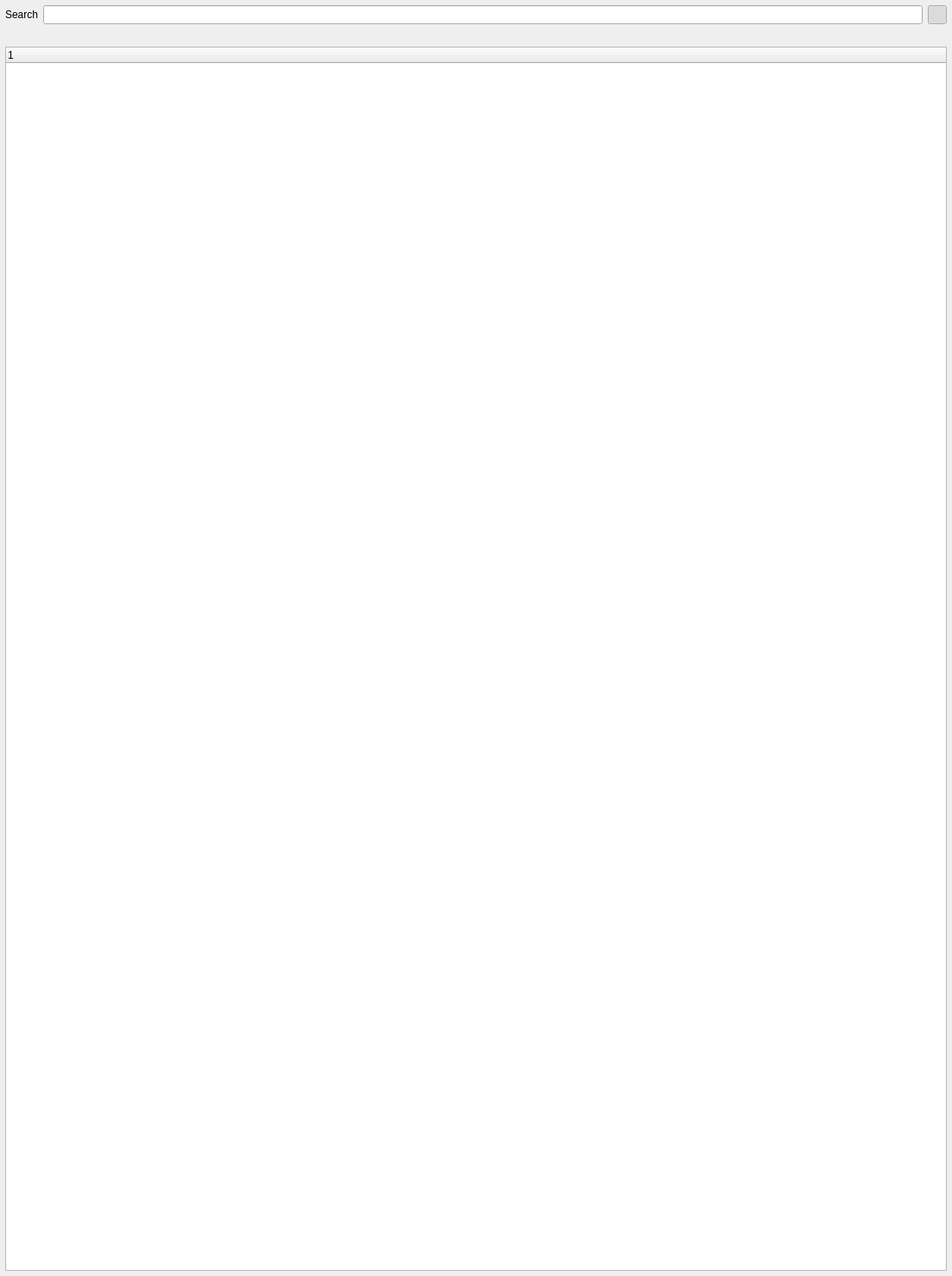
<?xml version="1.0" encoding="UTF-8"?>
<ui version="4.0">
 <author>N. Sharjith</author>
 <class>ModelViewer</class>
 <widget class="QWidget" name="ModelViewer">
  <property name="geometry">
   <rect>
    <x>0</x>
    <y>0</y>
    <width>1102</width>
    <height>1477</height>
   </rect>
  </property>
  <property name="sizePolicy">
   <sizepolicy hsizetype="Expanding" vsizetype="Expanding">
    <horstretch>0</horstretch>
    <verstretch>0</verstretch>
   </sizepolicy>
  </property>
  <property name="acceptDrops">
   <bool>true</bool>
  </property>
  <property name="windowTitle">
   <string>Session 1</string>
  </property>
  <property name="windowIcon">
   <iconset resource="../ModelViewer.qrc">
    <normaloff>:/icons/res/logo.png</normaloff>:/icons/res/logo.png</iconset>
  </property>
  <layout class="QGridLayout" name="gridLayout_14">
   <property name="leftMargin">
    <number>5</number>
   </property>
   <property name="topMargin">
    <number>5</number>
   </property>
   <property name="rightMargin">
    <number>5</number>
   </property>
   <property name="bottomMargin">
    <number>5</number>
   </property>
   <property name="spacing">
    <number>5</number>
   </property>
   <item row="0" column="0">
    <widget class="QFrame" name="viewerframe">
     <property name="sizePolicy">
      <sizepolicy hsizetype="Preferred" vsizetype="Preferred">
       <horstretch>100</horstretch>
       <verstretch>0</verstretch>
      </sizepolicy>
     </property>
     <layout class="QGridLayout" name="gridLayout">
      <property name="leftMargin">
       <number>0</number>
      </property>
      <property name="topMargin">
       <number>0</number>
      </property>
      <property name="rightMargin">
       <number>0</number>
      </property>
      <property name="bottomMargin">
       <number>0</number>
      </property>
      <property name="spacing">
       <number>0</number>
      </property>
      <item row="0" column="0">
       <widget class="QFrame" name="glFrame">
        <property name="sizePolicy">
         <sizepolicy hsizetype="Preferred" vsizetype="Preferred">
          <horstretch>0</horstretch>
          <verstretch>0</verstretch>
         </sizepolicy>
        </property>
       </widget>
      </item>
      <item row="0" column="1">
       <widget class="QWidget" name="modelNavigationWidget" native="true">
        <layout class="QVBoxLayout" name="verticalLayout">
         <property name="spacing">
          <number>6</number>
         </property>
         <property name="leftMargin">
          <number>1</number>
         </property>
         <property name="topMargin">
          <number>1</number>
         </property>
         <property name="rightMargin">
          <number>1</number>
         </property>
         <property name="bottomMargin">
          <number>1</number>
         </property>
         <item>
          <layout class="QHBoxLayout" name="horizontalLayout_28">
           <item>
            <widget class="QLabel" name="label_23">
             <property name="text">
              <string>Search</string>
             </property>
            </widget>
           </item>
           <item>
            <widget class="QLineEdit" name="searchBox">
             <property name="clearButtonEnabled">
              <bool>true</bool>
             </property>
             <property name="toolTip">
              <string>Filter the scene tree by name</string>
             </property>
            </widget>
           </item>
           <item>
            <widget class="QToolButton" name="navPinButton">
             <property name="minimumSize">
              <size>
               <width>22</width>
               <height>22</height>
              </size>
             </property>
             <property name="maximumSize">
              <size>
               <width>22</width>
               <height>22</height>
              </size>
             </property>
             <property name="toolTip">
              <string>Keep navigation panel visible</string>
             </property>
             <property name="checkable">
              <bool>true</bool>
             </property>
             <property name="checked">
              <bool>true</bool>
             </property>
             <property name="autoRaise">
              <bool>true</bool>
             </property>
            </widget>
           </item>
          </layout>
         </item>
         <item>
          <widget class="QLabel" name="labelMeshCount">
           <property name="text">
            <string notr="true"/>
           </property>
          </widget>
         </item>
         <item>
          <widget class="SceneTreeWidget" name="treeWidgetModel">
           <property name="styleSheet">
            <string notr="true"/>
           </property>
           <property name="selectionMode">
            <enum>QAbstractItemView::SelectionMode::ExtendedSelection</enum>
           </property>
           <column>
            <property name="text">
             <string notr="true">1</string>
            </property>
           </column>
          </widget>
         </item>
        </layout>
       </widget>
      </item>
     </layout>
    </widget>
   </item>
  </layout>
 </widget>
 <layoutdefault spacing="6" margin="11"/>
 <customwidgets>
  <customwidget>
   <class>SceneTreeWidget</class>
   <extends>QTreeWidget</extends>
   <header>SceneTreeWidget.h</header>
  </customwidget>
 </customwidgets>
 <tabstops>
  <tabstop>treeWidgetModel</tabstop>
 </tabstops>
 <resources>
  <include location="../ModelViewer.qrc"/>
 </resources>
 <connections/>
 <slots>
  <slot>slotResetRotations()</slot>
 </slots>
</ui>
